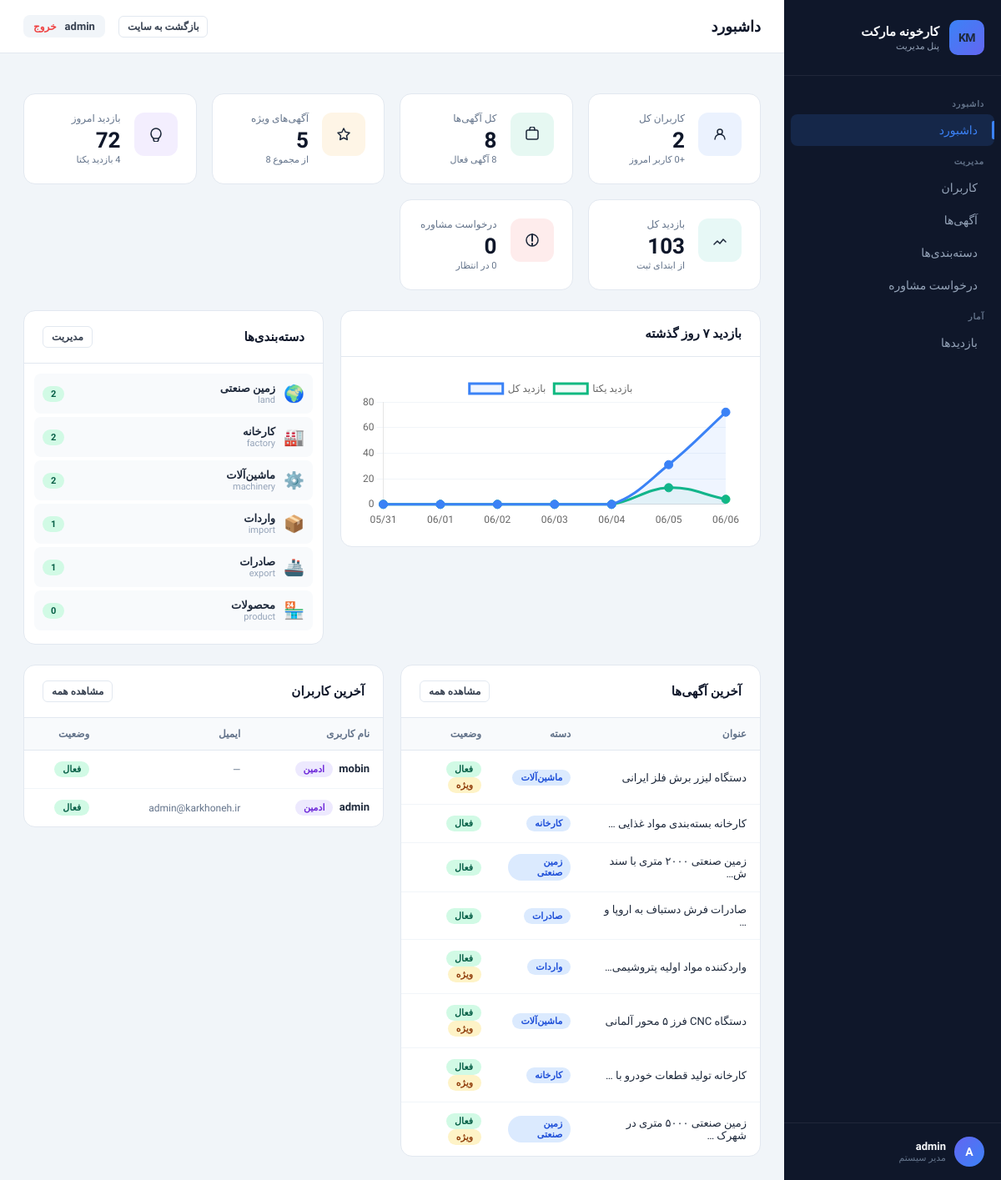
Page /myadmin/ (signed in) on the committed database.
### core/models.py (models this page shows, shortened)
class Category(models.Model):
    name = models.CharField(max_length=100, verbose_name='نام دسته‌بندی')
    slug = models.SlugField(max_length=50, unique=True, verbose_name='شناسه')
    icon = models.CharField(max_length=10, default='📦', verbose_name='آیکون')
    description = models.TextField(blank=True, verbose_name='توضیحات')
    is_active = models.BooleanField(default=True, verbose_name='فعال')
    order = models.PositiveIntegerField(default=0, verbose_name='ترتیب نمایش')
    created_at = models.DateTimeField(auto_now_add=True)
    class Meta:
        verbose_name = 'دسته‌بندی'
        verbose_name_plural = 'دسته‌بندی‌ها'
        ordering = ['order', 'name']
    def listing_count(self):
        return Listing.objects.filter(category=self.slug, is_active=True).count()

class Listing(models.Model):
    title = models.CharField(max_length=200, verbose_name='عنوان')
    category = models.CharField(max_length=20, choices=CATEGORY_CHOICES, verbose_name='دسته‌بندی')
    status = models.CharField(max_length=10, choices=STATUS_CHOICES, default='sale', verbose_name='نوع آگهی')
    description = models.TextField(verbose_name='توضیحات')
    price = models.BigIntegerField(null=True, blank=True, verbose_name='قیمت (تومان)')
    area = models.FloatField(null=True, blank=True, verbose_name='مساحت (متر مربع)')
    location = models.CharField(max_length=200, verbose_name='موقعیت')
    image = models.ImageField(upload_to='listings/', null=True, blank=True, verbose_name='تصویر')
    contact = models.CharField(max_length=50, verbose_name='تلفن تماس')
    owner = models.ForeignKey(User, on_delete=models.SET_NULL, null=True, blank=True, related_name='listings', verbose_name='کاربر')
    created_at = models.DateTimeField(auto_now_add=True)
    is_featured = models.BooleanField(default=False, verbose_name='ویژه')
    is_active = models.BooleanField(default=True, verbose_name='فعال')
    class Meta:
        verbose_name = 'آگهی'
        verbose_name_plural = 'آگهی‌ها'
        ordering = ['-created_at']

### panel/views.py (the view)
# urls.py: path('', views.dashboard, name='panel_dashboard'),
@staff_member_required(login_url='/auth/login/')
def dashboard(request):
    today = timezone.now().date()
    week_ago = today - timedelta(days=6)
    total_users = User.objects.count()
    new_users_today = User.objects.filter(date_joined__date=today).count()
    total_listings = Listing.objects.count()
    active_listings = Listing.objects.filter(is_active=True).count()
    featured_listings = Listing.objects.filter(is_featured=True).count()
    total_consultations = ConsultationRequest.objects.count()
    pending_consultations = ConsultationRequest.objects.filter(status='pending').count()
    today_visit = SiteVisit.objects.filter(date=today).first()
    today_visits = today_visit.visits if today_visit else 0
    today_unique = today_visit.unique_visits if today_visit else 0
    total_visits = sum(v.visits for v in SiteVisit.objects.all())
    chart_labels = []
    chart_visits = []
    chart_unique = []
    for i in range(6, -1, -1):
        d = today - timedelta(days=i)
        v = SiteVisit.objects.filter(date=d).first()
        chart_labels.append(d.strftime('%m/%d'))
        chart_visits.append(v.visits if v else 0)
        chart_unique.append(v.unique_visits if v else 0)
    categories = Category.objects.all()
    recent_listings = Listing.objects.order_by('-created_at')[:8]
    recent_users = User.objects.order_by('-date_joined')[:5]
    return render(request, 'panel/dashboard.html', {
        'total_users': total_users,
        'new_users_today': new_users_today,
        'total_listings': total_listings,
        'active_listings': active_listings,
        'featured_listings': featured_listings,
        'total_consultations': total_consultations,
        'pending_consultations': pending_consultations,
        'today_visits': today_visits,
        'today_unique': today_unique,
        'total_visits': total_visits,
        'chart_labels': chart_labels,
        'chart_visits': chart_visits,
        'chart_unique': chart_unique,
        'categories': categories,
        'recent_listings': recent_listings,
        'recent_users': recent_users,
    })

### panel/templates/panel/dashboard.html (shortened to what this page needs)
{% extends 'panel/base.html' %}
{% block page_title %}داشبورد{% endblock %}
{% block active_dashboard %}active{% endblock %}
{% block content %}
<div class="stat-grid">
 <div class="stat-card">
 <div class="stat-icon blue"><svg width="18" height="18" viewBox="0 0 18 18" fill="none"><circle cx="9" cy="6" r="3" stroke="currentColor" stroke-width="1.5"/><path d="M3 15c0-3.314 2.686-6 6-6s6 2.686 6 6" stroke="currentColor" stroke-width="1.5" stroke-linecap="round"/></svg></div>
 <div class="stat-info">
 <div class="stat-label">کاربران کل</div>
 <div class="stat-value">{{ total_users }}</div>
 <div class="stat-sub">+{{ new_users_today }} کاربر امروز</div>
 </div>
 </div>
 <div class="stat-card">
 <div class="stat-icon green"><svg width="18" height="18" viewBox="0 0 18 18" fill="none"><rect x="2" y="4" width="14" height="11" rx="2" stroke="currentColor" stroke-width="1.5"/><path d="M6 4V3a3 3 0 016 0v1" stroke="currentColor" stroke-width="1.5" stroke-linecap="round"/></svg></div>
 <div class="stat-info">
 <div class="stat-label">کل آگهی‌ها</div>
 <div class="stat-value">{{ total_listings }}</div>
 <div class="stat-sub">{{ active_listings }} آگهی فعال</div>
 </div>
 </div>
 <div class="stat-card">
 <div class="stat-icon orange"><svg width="18" height="18" viewBox="0 0 18 18" fill="none"><path d="M9 2l2.09 4.26L16 7.27l-3.5 3.41.83 4.82L9 13.27l-4.33 2.23.83-4.82L2 7.27l4.91-.71L9 2z" stroke="currentColor" stroke-width="1.5" stroke-linejoin="round"/></svg></div>
 <div class="stat-info">
 <div class="stat-label">آگهی‌های ویژه</div>
 <div class="stat-value">{{ featured_listings }}</div>
 <div class="stat-sub">از مجموع {{ total_listings }}</div>
 </div>
 </div>
 <div class="stat-card">
 <div class="stat-icon purple"><svg width="18" height="18" viewBox="0 0 18 18" fill="none"><path d="M9 2C5.69 2 3 4.69 3 8c0 2.97 1.61 4.97 3 6h6c1.39-1.03 3-3.03 3-6 0-3.31-2.69-6-6-6z" stroke="currentColor" stroke-width="1.5"/><path d="M6 14v1a3 3 0 006 0v-1" stroke="currentColor" stroke-width="1.5" stroke-linecap="round"/></svg></div>
 <div class="stat-info">
 <div class="stat-label">بازدید امروز</div>
 <div class="stat-value">{{ today_visits }}</div>
 <div class="stat-sub">{{ today_unique }} بازدید یکتا</div>
 </div>
 </div>
 <div class="stat-card">
 <div class="stat-icon teal"><svg width="18" height="18" viewBox="0 0 18 18" fill="none"><path d="M2 14l4-4 3 3 4-5 3 3" stroke="currentColor" stroke-width="1.5" stroke-linecap="round" stroke-linejoin="round"/></svg></div>
 <div class="stat-info">
 <div class="stat-label">بازدید کل</div>
 <div class="stat-value">{{ total_visits }}</div>
 <div class="stat-sub">از ابتدای ثبت</div>
 </div>
 </div>
 <div class="stat-card">
 <div class="stat-icon red"><svg width="18" height="18" viewBox="0 0 18 18" fill="none"><path d="M9 2v8M9 13v2" stroke="currentColor" stroke-width="2" stroke-linecap="round"/><circle cx="9" cy="9" r="7" stroke="currentColor" stroke-width="1.5"/></svg></div>
 <div class="stat-info">
 <div class="stat-label">درخواست مشاوره</div>
 <div class="stat-value">{{ total_consultations }}</div>
 <div class="stat-sub">{{ pending_consultations }} در انتظار</div>
 </div>
 </div>
</div>
<div class="row" style="margin-bottom: 24px;">
 <div class="col-7">
 <div class="card">
 <div class="card-header">
 <h3> بازدید ۷ روز گذشته</h3>
 </div>
 <div class="card-body">
 <canvas id="visitChart" height="120"></canvas>
 </div>
 </div>
 </div>
 <div class="col-5">
 <div class="card" style="height: 100%;">
 <div class="card-header">
 <h3> دسته‌بندی‌ها</h3>
 <a href="/myadmin/categories/" class="btn btn-outline btn-sm">مدیریت</a>
 </div>
 <div class="card-body" style="padding: 12px;">
 {% for cat in categories %}
 <div style="display:flex; align-items:center; justify-content:space-between; padding: 10px 10px; border-radius: 8px; margin-bottom: 4px; {% if cat.is_active %}background: #F8FAFC;{% else %}background: #FFF5F5; opacity:0.7;{% endif %}">
 <div style="display:flex; align-items:center; gap:10px;">
 <span style="font-size:20px;">{{ cat.icon }}</span>
 <div>
 <div style="font-size:13px; font-weight:600; color:#1E293B;">{{ cat.name }}</div>
 <div style="font-size:11px; color:#94A3B8;">{{ cat.slug }}</div>
 </div>
 </div>
 <span class="badge {% if cat.is_active %}badge-green{% else %}badge-red{% endif %}">{{ cat.listing_count }}</span>
 </div>
 {% empty %}
 <p style="color:#94A3B8; text-align:center; padding:20px; font-size:13px;">هنوز دسته‌بندی ثبت نشده</p>
 {% endfor %}
 </div>
 </div>
 </div>
</div>
<div class="row">
 <div class="col-6">
 <div class="card">
 <div class="card-header">
 <h3> آخرین آگهی‌ها</h3>
 <a href="/myadmin/listings/" class="btn btn-outline btn-sm">مشاهده همه</a>
 </div>
 <div class="table-wrap">
 <table>
 <thead>
 <tr>
 <th>عنوان</th>
 <th>دسته</th>
 <th>وضعیت</th>
 </tr>
 </thead>
 <tbody>
 {% for listing in recent_listings %}
 <tr>
 <td>
 <a href="/myadmin/listings/" style="color:#1E293B; text-decoration:none; font-weight:500;">{{ listing.title|truncatechars:30 }}</a>
 </td>
 <td><span class="badge badge-blue">{{ listing.get_category_display }}</span></td>
 <td>
 {% if listing.is_active %}
 <span class="badge badge-green">فعال</span>
 {% else %}
 <span class="badge badge-red">غیرفعال</span>
 {% endif %}
 {% if listing.is_featured %}
 <span class="badge badge-yellow">ویژه</span>
 {% endif %}
 </td>
 </tr>
 {% empty %}
 <tr><td colspan="3" style="text-align:center; color:#94A3B8; padding:20px;">آگهی‌ای ثبت نشده</td></tr>
 {% endfor %}
 </tbody>
 </table>
 </div>
 </div>
 </div>
 <div class="col-6">
 <div class="card">
 <div class="card-header">
 <h3> آخرین کاربران</h3>
 <a href="/myadmin/users/" class="btn btn-outline btn-sm">مشاهده همه</a>
 </div>
 <div class="table-wrap">
 <table>
 <thead>
 <tr>
 <th>نام کاربری</th>
 <th>ایمیل</th>
 <th>وضعیت</th>
 </tr>
 </thead>
 <tbody>
 {% for user in recent_users %}
 <tr>
 <td>
 <a href="/myadmin/users/{{ user.pk }}/" style="color:#1E293B; text-decoration:none; font-weight:600;">{{ user.username }}</a>
 {% if user.is_staff %}<span class="badge badge-purple" style="margin-right:4px;">ادمین</span>{% endif %}
 </td>
 <td style="color:#64748B; font-size:12px;">{{ user.email|default:'—' }}</td>
 <td>
 {% if user.is_active %}
 <span class="badge badge-green">فعال</span>
 {% else %}
 <span class="badge badge-red">غیرفعال</span>
 {% endif %}
 </td>
 </tr>
 {% empty %}
 <tr><td colspan="3" style="text-align:center; color:#94A3B8; padding:20px;">کاربری ثبت نشده</td></tr>
 {% endfor %}
 </tbody>
 </table>
 </div>
 </div>
 </div>
</div>
{% endblock %}
{% block extra_js %}
<script>
const ctx = document.getElementById('visitChart').getContext('2d');
new Chart(ctx, {
 type: 'line',
 data: {
 labels: {{ chart_labels|safe }},
 datasets: [
 {
 label: 'بازدید کل',
 data: {{ chart_visits|safe }},
 borderColor: '#3B82F6',
 backgroundColor: 'rgba(59,130,246,0.08)',
 tension: 0.4,
 fill: true,
 pointBackgroundColor: '#3B82F6',
 pointRadius: 5,
 pointHoverRadius: 7,
 },
 {
 label: 'بازدید یکتا',
 data: {{ chart_unique|safe }},
 borderColor: '#10B981',
 backgroundColor: 'rgba(16,185,129,0.06)',
 tension: 0.4,
 fill: true,
 pointBackgroundColor: '#10B981',
 pointRadius: 5,
 pointHoverRadius: 7,
 }
 ]
 },
 options: {
 responsive: true,
 plugins: {
 legend: { position: 'top', labels: { font: { family: 'Vazirmatn', size: 12 } } }
 },
 scales: {
 y: { beginAtZero: true, ticks: { font: { family: 'Vazirmatn' } }, grid: { color: '#F1F5F9' } },
 x: { ticks: { font: { family: 'Vazirmatn' } }, grid: { display: false } }
 }
 }
});
</script>
{% endblock %}

### panel/templates/panel/base.html (shortened to what this page needs)
<!DOCTYPE html>
<html lang="fa" dir="rtl">
<head>
</head>
<body>
  <div class="sidebar" id="sidebar">
    <div class="sidebar-brand">
      <div class="brand-icon" style="font-size:14px;font-weight:800;letter-spacing:-0.5px;">KM</div>
      <div class="brand-text">
        <h2>کارخونه مارکت</h2>
        <p>پنل مدیریت</p>
      </div>
    </div>
    <nav class="sidebar-nav">
      <div class="nav-section-title">داشبورد</div>
      <a href="/myadmin/" class="nav-item {% block active_dashboard %}{% endblock %}">داشبورد</a>
      <div class="nav-section-title">مدیریت</div>
      <a href="/myadmin/users/" class="nav-item {% block active_users %}{% endblock %}">کاربران</a>
      <a href="/myadmin/listings/" class="nav-item {% block active_listings %}{% endblock %}">آگهی‌ها</a>
      <a href="/myadmin/categories/" class="nav-item {% block active_categories %}{% endblock %}">دسته‌بندی‌ها</a>
      <a href="/myadmin/consultations/" class="nav-item {% block active_consultations %}{% endblock %}">درخواست مشاوره</a>
      <div class="nav-section-title">آمار</div>
      <a href="/myadmin/visits/" class="nav-item {% block active_visits %}{% endblock %}">بازدیدها</a>
    </nav>
    <div class="sidebar-footer">
      <div class="admin-info">
        <div class="admin-avatar">{{ request.user.username|first|upper }}</div>
        <div>
          <div class="admin-name">{{ request.user.get_full_name|default:request.user.username }}</div>
          <div class="admin-role">مدیر سیستم</div>
        </div>
      </div>
    </div>
  </div>
  <div class="main-content">
    <div class="topbar">
      <div style="display:flex; align-items:center; gap:14px;">
        <div class="topbar-title">
          <h1>{% block page_title %}داشبورد{% endblock %}</h1>
        </div>
      </div>
      <div class="topbar-actions">
        <a href="/" class="btn btn-outline btn-sm">بازگشت به سایت</a>
        <div class="topbar-user">
          <span>{{ request.user.username }}</span>
          <a href="/auth/logout/" style="color:var(--danger); font-size:12px; font-weight:600; text-decoration:none;">خروج</a>
        </div>
      </div>
    </div>
    <div class="page-body">
      {% block content %}{% endblock %}
    </div>
  </div>
  {% block extra_js %}{% endblock %}
</body>
</html>

### rows in the picture
Category: icon "🌍", name "زمین صنعتی", slug "land", listing_count "2"
Category: icon "🏭", name "کارخانه", slug "factory", listing_count "2"
Category: icon "⚙️", name "ماشین‌آلات", slug "machinery", listing_count "2"
Category: icon "📦", name "واردات", slug "import", listing_count "1"
Category: icon "🚢", name "صادرات", slug "export", listing_count "1"
Category: icon "🏪", name "محصولات", slug "product", listing_count "0"
Listing: title "دستگاه لیزر برش فلز ایرانی", category "ماشین‌آلات", is_active "فعال", is_featured "ویژه"
Listing: title "کارخانه بسته‌بندی مواد غذایی …", category "کارخانه", is_active "فعال"
Listing: title "زمین صنعتی ۲۰۰۰ متری با سند ش…", category "زمین صنعتی", is_active "فعال"
Listing: title "صادرات فرش دستباف به اروپا و …", category "صادرات", is_active "فعال"
Listing: title "واردکننده مواد اولیه پتروشیمی…", category "واردات", is_active "فعال", is_featured "ویژه"
Listing: title "دستگاه CNC فرز ۵ محور آلمانی", category "ماشین‌آلات", is_active "فعال", is_featured "ویژه"
Listing: title "کارخانه تولید قطعات خودرو با …", category "کارخانه", is_active "فعال", is_featured "ویژه"
Listing: title "زمین صنعتی ۵۰۰۰ متری در شهرک …", category "زمین صنعتی", is_active "فعال", is_featured "ویژه"

### other values in the picture
{{ request.user.username|first|upper }} "A"
{{ request.user.get_full_name|default:request.user.username }} "admin"
{{ request.user.username }} "admin"
{{ total_users }} "2"
{{ new_users_today }} "0"
{{ total_listings }} "8"
{{ active_listings }} "8"
{{ featured_listings }} "5"
{{ today_visits }} "72"
{{ today_unique }} "4"
{{ total_visits }} "103"
{{ total_consultations }} "0"
{{ user.username }} "mobin"
{{ user.email|default:'—' }} "—"
{{ user.username }} "admin"
